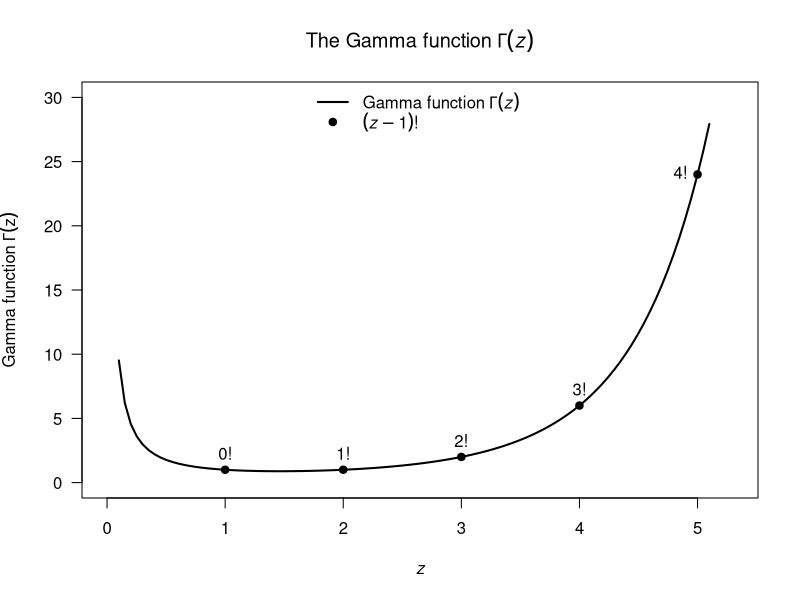
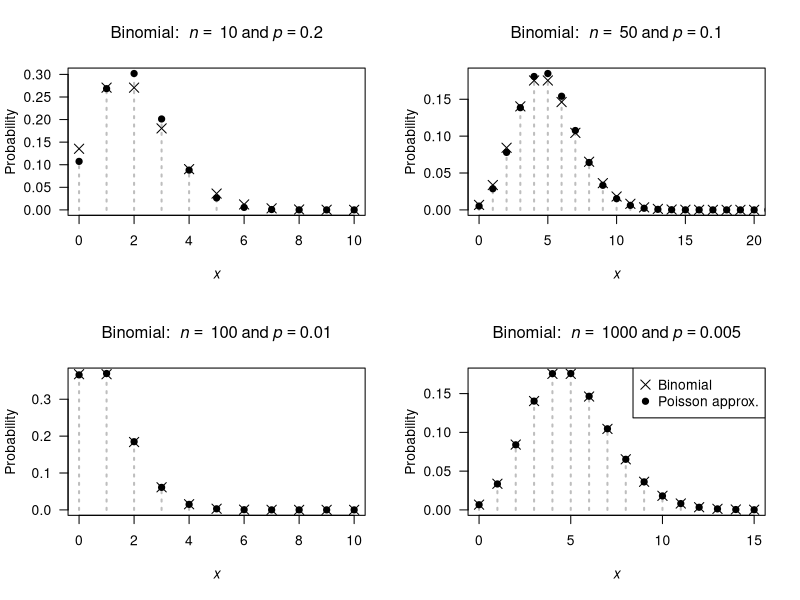
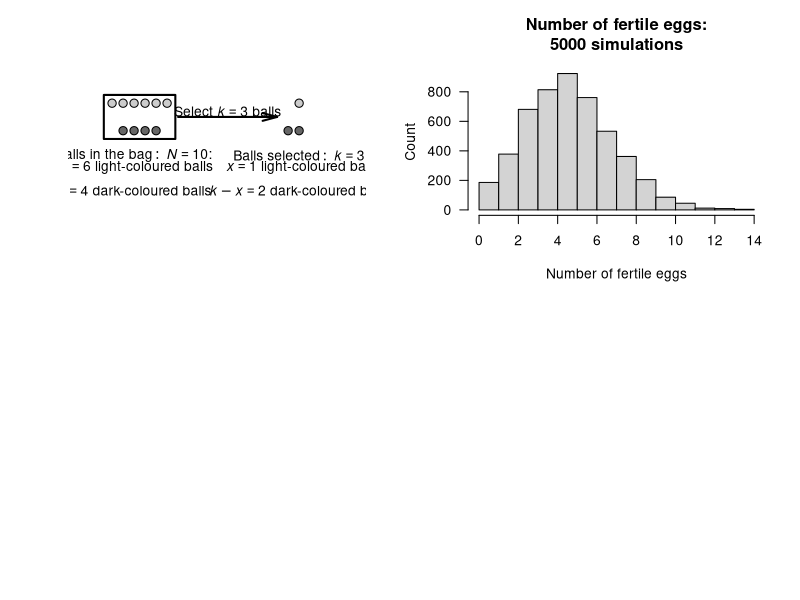

These charts were generated, in order, by the following R code:
## ---- chunk 1

## ---- chunk 2

## ---- chunk 3
dbinom(2,
       prob = 1/6,
       size = 4)
## ---- chunk 4
dbinom(0,
       size = 10,
       prob = 0.05)
## ---- chunk 5
dbinom(10,
       size = 10,
       prob = 0.95)
## ---- chunk 6

## ---- chunk 7

## ---- chunk 8
dgeom(4, prob = 0.2)
## ---- chunk 9
pgeom(4, prob = 0.2)
## ---- chunk 10

## ---- chunk 11

## ---- chunk 12
x.values <- seq(1, 100, 
                by = 1)
1 - sum(dnbinom( x.values, 
                 size = 10, 
                 prob = 0.15))
# Alternatively:
1 - pnbinom(100, 
            size = 10, 
            prob = 0.15)
## ---- chunk 13

xPoints <- 1:5
xCont <- seq(0.1, 5.1, 
             length = 100)

plot( x = c(0, 5.3),
      y = c(0, 25),
      type = "n",
      las = 1,
      ylim = c(0, 30),
      xlab = expression(italic(z)),
      ylab = bquote("Gamma function" ~ Gamma(z)),
      main = expression(paste("The Gamma function"~Gamma(italic(z)))))
lines( x = xCont,
       y = gamma(xCont),
       lwd = 2)
points(x = xPoints,
       y = gamma(xPoints),
       pch = 19)
legend("top",
       pch = c(NA, 19),
       lty = c(1, NA),
       bty = "n",
       lwd = c(2, NA),
       legend = c(bquote("Gamma function" ~ Gamma(italic(z))),
                  expression(paste( group("(", list(italic(z) - 1),")"), "!" ) ) ) )

text(x = xPoints,
     y = gamma(xPoints),
     pos = c(3, 3, 3, 3, 2),
     labels = c("0!",
                "1!",
                "2!",
                "3!",
                "4!") )
## ---- chunk 14
pnbinom(360, 
        size = 5, 
        prob = 0.02)
## ---- chunk 15
MitesTab <- array( dim = c(9, 5))

MitesTab[1, ] <- c(0 ,  70 ,  0.467 ,  0.318 ,  0.449)
MitesTab[2, ] <- c(1 ,  38 ,  0.253 ,  0.364 ,  0.261)
MitesTab[3, ] <- c(2 ,  17 ,  0.113 ,  0.209 ,  "0.140")
MitesTab[4, ] <- c(3 ,  10 ,  0.067 ,  "0.080" ,  0.073)
MitesTab[5, ] <- c(4 ,  9 ,  "0.060" ,  0.023 ,  0.038)
MitesTab[6, ] <- c(5 ,  3 ,  "0.020" ,  0.005 ,  0.019)
MitesTab[7, ] <- c(6 ,  2 ,  0.013 ,  0.001 ,  "0.010")
MitesTab[8, ] <- c(7 ,  1 ,  0.007 ,  "0.000" ,  0.005)
MitesTab[9, ] <- c("8+" ,  0 ,  "0.000" ,  "0.000" ,  "0.000")

MitesTab.caption <- "Counts of mites on leaves selected at random from six similar apple trees."

if( knitr::is_latex_output() ) {
  knitr::kable(MitesTab,
               format = "latex",
               booktabs = TRUE,
               longtable = FALSE,
               align = "c",
               linesep = c("", "", "\\addlinespace"),
               col.names = c("mites per leaf", 
                             "with that many mites",
                             "probability",
                             "probability",
                             "probability"),
               caption = MitesTab.caption) %>%
    kable_styling(font_size = 10) %>%
    add_header_above( c("Number of" = 1,
                        "Number of leaves" = 1,
                        "Empirical" = 1,
                        "Poisson" = 1,
                        "Negative binomial" = 1),
                      bold = TRUE,
                      line = FALSE) %>%
    row_spec(0, bold = TRUE) 
}
if( knitr::is_html_output() ) {
  knitr::kable(MitesTab,
               format = "html",
               booktabs = TRUE,
               longtable = FALSE,
               align = "c",
               linesep = c("", "", "\\addlinespace"),
               col.names = c("mites per leaf", 
                             "with that many mites",
                             "probability",
                             "probability",
                             "probability"),
               caption = MitesTab.caption) %>%
    add_header_above( c("Number of" = 1,
                        "Number of leaves" = 1,
                        "Empirical" = 1,
                        "Poisson" = 1,
                        "Negative binomial" = 1),
                      bold = TRUE,
                      line = FALSE) %>%
    row_spec(1, bold = TRUE) 
}
## ---- chunk 16

## ---- chunk 17

## ---- chunk 18
1 - dpois(0,
          lambda = 2)
## ---- chunk 19
BombTable <- array( dim = c(8, 4))
colnames(BombTable) <- c("Hits",
                         "Number of bombs",
                         "Proportion of bombs",
                         "Poisson proportion")
BombTable[, 1] <- 0:7
BombTable[, 2] <- c(229,
                    211,
                    93,
                    35,
                    7,
                    0,
                    0,
                    1)
BombTable[, 3] <- round(BombTable[, 2] / sum(BombTable[, 2]), 4)
lambda <- 0.93 # sum( BombTable[, 1] * BombTable[, 3])

BombTable[, 4] <- dpois(0:7,
                        lambda = lambda )
BombTable[, 4] <- round( BombTable[, 4], 4)
BombTable[ 8, 4] <- 1 - sum( BombTable[1:7, 4])

BombTable.caption <- "The number of flying bomb hits on London during World War II in a $36$\\ square kilometre area of South London. The proportion of the $576$\\ grid squares receiving $0, 1, ...$ hits was also computed. The observed and empirical probabilities are shown. The Poisson distribution fits the data well."

if( knitr::is_latex_output() ) {
  knitr::kable( BombTable,
                format = "latex",
                booktabs = TRUE,
                longtable = FALSE,
                linesep = c("", "", "\\addlinespace"),
                col.names = c("Hits",
                              "Number bombs", 
                              "Proportion bombs", 
                              "Poisson proportion"),
                caption = BombTable.caption) %>%
    kable_styling(font_size = 10) %>%
    row_spec(0, bold = TRUE)
}
if( knitr::is_html_output() ) {
  knitr::kable( BombTable,
                format = "html",
                booktabs = TRUE,
                longtable = FALSE,
                linesep = c("", "", "\\addlinespace"),
                col.names = c("Hits",
                              "Number bombs", 
                              "Proportion bombs", 
                              "Poisson proportion"),
                caption = BombTable.caption) %>%
    row_spec(1, bold = TRUE)
}

## ---- chunk 20
par( mfrow = c(2, 2))

n <- c(10, 50, 
       100, 1000)
p <- c(0.2, 0.1, 
       0.010, 0.005)
xmax <- c(10, 20, 
          10, 15)

for (i in (1:4)) {
   pValue <- p[i]
   nValue <- n[i]
   
  x <-  0:n[i]
  y <- dbinom(x, 
              size = n[i],
              prob = p[i])
  
   plot( x = x,
         y = y,
         xlim = c(0, xmax[i]),
         xlab = expression(italic(x)),
         ylab = "Probability",
         main = bquote("Binomial: " ~ italic(n) == ~ .(nValue) ~ "and" ~ italic(p) == .(pValue) ),
         lwd = 2,
         las = 1,
         lty = 3,
         col = "grey",
         type = "h")
  points(x = x,
         y = y,
         pch = 19)

  muPoisson <- nValue * pValue
  xValues <- 0:xmax[i]
  points( x = xValues,
          y = dpois(xValues,
                    lambda = muPoisson),
          pch = 4,
          cex = 1.5)
  
  if (i == 4 ){
    legend("topright",
           pch = c(4, 19),
           pt.cex = c(1.5, 1),
           legend = c("Binomial",
                      "Poisson approx."))
  }
  
}

## ---- chunk 21
drawBall <- function(x, y, diameter = 1, col = "white", ...){
  t <- seq(0, 2 * pi, 
           length = 100)
  tx <- cos(t) * diameter
  ty <- sin(t) * diameter
  polygon( x = x + tx,
           y = y + ty,
           col = col,
         ...)
  
}



#############
### "Bag"


plot(x = c(-1, 9),
     y = c(-2, 2),
     asp = 1,
     axes = FALSE,
     type = "n",
     xlab = "",
     ylab = ""
     )
drawBall(x = 0.2,
         y = 1.4,
         diameter = 0.15,
         col = grey(0.8))
drawBall(x = 0.6,
         y = 1.4,
         diameter = 0.15,
         col = grey(0.8))
drawBall(x = 1.0,
         y = 1.4,
         diameter = 0.15,
         col = grey(0.8))
drawBall(x = 1.4,
         y = 1.4,
         diameter = 0.15,
         col = grey(0.8))
drawBall(x = 1.8,
         y = 1.4,
         diameter = 0.15,
         col = grey(0.8))
drawBall(x = 2.2,
         y = 1.4,
         diameter = 0.15,
         col = grey(0.8))




drawBall(x = 0.6,
         y = 0.4,
         diameter = 0.15,
         col = grey(0.4))
drawBall(x = 1.0,
         y = 0.4,
         diameter = 0.15,
         col = grey(0.4))
drawBall(x = 1.4,
         y = 0.4,
         diameter = 0.15,
         col = grey(0.4))
drawBall(x = 1.8,
         y = 0.4,
         diameter = 0.15,
         col = grey(0.4))

polygon( x = c(-0.1, -0.1, 2.5, 2.5),
         y = c(0.1, 1.7, 1.7, 0.1),
         lwd = 2)
text(x = 1,
     y = -0.5,
     #font = 2, # BOLD
     labels = expression(paste(Balls~"in"~the~bag:~italic(N)==10*":")))
text(x = 1,
     y = -1.35,
     labels = expression( atop( italic(m)==6~"light-coloured balls",
                                italic(n)==4~"dark-coloured balls") ))



#############
### Selection



drawBall(x = 1.0 + 6,
         y = 1.4,
         diameter = 0.15,
         col = grey(0.8))





drawBall(x = 0.6 + 6,
         y = 0.4,
         diameter = 0.15,
         col = grey(0.4))
drawBall(x = 1.0 + 6,
         y = 0.4,
         diameter = 0.15,
         col = grey(0.4))


#polygon( x = c(-0.1 + 6, -0.1 + 6, 2.5, 2.5),
#         y = c(0.1, 1.7, 1.7, 0.1),
#         lwd = 2)
text(x = 1 + 6,
     y = -0.5,
     #font = 2, # BOLD
     labels = expression(paste(Balls~selected:~italic(k)==3)) )
text(x = 1 + 6,
     y = -1.35,
     labels = expression( atop( italic(x)==1~"light-coloured ball",
                                italic(k)-italic(x)==2~"dark-coloured balls") ) )

arrows( x0 = 2.6,
        x1 = 6.2,
        y0 = 0.9, 
        y1 = 0.9,
        lwd = 2,
        length = 0.15,
        angle = 15)
text(x = 4.4,
     y = 1.1,
     labels = expression( paste(Select~italic(k)==3~balls)))

#axis(side = 1); axis(side = 2); box()
## ---- chunk 22
dhyper(x = 4, m = 13, n = 7, k = 5) + 
  dhyper(x = 5, m = 13, n = 7, k = 5)
## ---- chunk 23
set.seed(107283)
## ---- chunk 24
rpois(3, # Generate three random numbers...
      lambda = 4) # ... with mean = 4
## ---- chunk 25
set.seed(17283)
## ---- chunk 26
# One female
NumberOfEggs <- rpois(1, 
                      lambda = 8.5)

# How many eggs are fertile?
NumberFertileEggs <- rbinom(1, # Only one random number for this one female
                            size = NumberOfEggs,
                            prob = 0.6)
cat("Number of eggs:", NumberOfEggs,
    "| Number of fertile eggs:", NumberFertileEggs, "\n")
## ---- chunk 27
set.seed(109883)
## ---- chunk 28
# Many simulations

numberSims <- 5000

NumberOfEggs <- array( dim = numberSims )
NumberFertileEggs <- array( dim = numberSims )

for (i in (1:numberSims)){ 
  NumberOfEggs[i] <- rpois(1, lambda = 8.5)
  
  # How many fertile?
  NumberFertileEggs[i] <- rbinom(1, # Only one random number/female
                                 size = NumberOfEggs[i],
                                 prob = 0.6)
}
## ---- chunk 29
hist(NumberFertileEggs,
     las = 1, # Horizontal tick mark labels
     xlab = "Number of fertile eggs",
     ylab = "Count",
     main = "Number of fertile eggs:\n5000 simulations")
## ---- chunk 30
sum( NumberFertileEggs > 6) / numberSims
## ---- chunk 31
mean( NumberFertileEggs )
var( NumberFertileEggs )
## ---- chunk 32
Rabbits <- array( dim = c(2, 7) )

Rabbits[1, ] <- c("$x$", 1:6)
Rabbits[2, ] <- c("$n_x$", 247, 63, 20, 4, 2, 1)


if( knitr::is_latex_output() ) {
  knitr::kable(Rabbits, 
               format = "latex",
               booktabs = TRUE,
               align = "r",
               longtable = FALSE,                
               escape = FALSE,
               caption = "The number of rabbits $n_x$ at each trapping who had been previously trapped.") %>%
    kable_styling(font_size = 10) %>%
    row_spec(0, bold = TRUE) 
}
if( knitr::is_html_output() ) {
  knitr::kable(Rabbits, 
               format = "html",
               booktabs = TRUE,
               align = "r",
               longtable = FALSE,                
               escape = FALSE,
               caption = "The number of rabbits $n_x$ at each trapping who had been previously trapped.") 
}

## ---- chunk 33
EggsTable <- array( dim = c(1, 3))

EggsTable[1, ] <- c(9, 29, 199)

rownames(EggsTable) <- c("Number of clutches")


if( knitr::is_latex_output() ) {
  knitr::kable(EggsTable,
               format = "latex",
               booktabs = TRUE,
               align = "r",
               longtable = FALSE,                
               escape = FALSE,
               col.names = c("1 egg",
                             "2 eggs",
                             "3 eggs"),
               caption = "The numbers of eggs per clutch.") %>%
    kable_styling(font_size = 10) %>%
    row_spec(0, bold = TRUE) 
}
if( knitr::is_html_output() ) {
  knitr::kable(EggsTable,
               escape = TRUE,
               format = "html",
               booktabs = TRUE,
               align = "r",
               longtable = FALSE,                
               col.names = c("1 egg",
                             "2 eggs",
                             "3 eggs"),
               caption = "The numbers of eggs per clutch.") %>%
    row_spec(1, bold = TRUE) 
}
